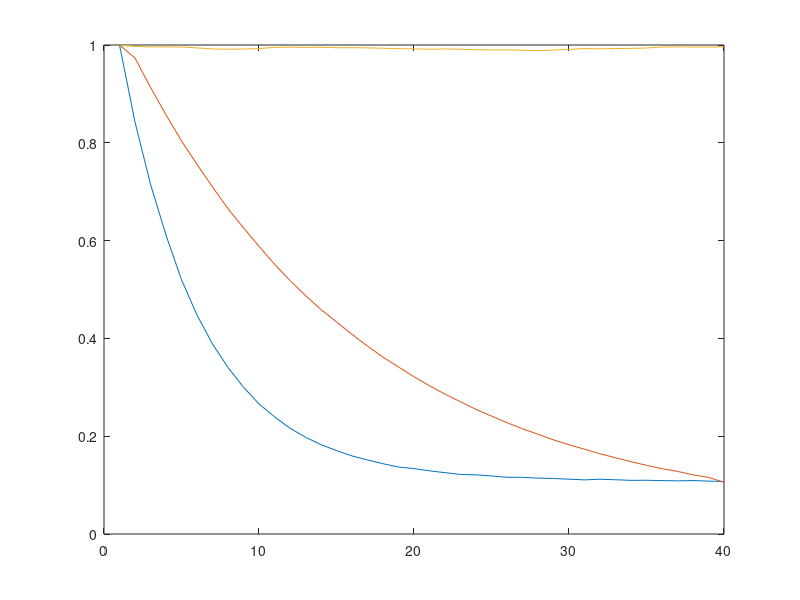

Reproduce this figure in MATLAB.
clc; clear; close all;
ch1 = [1	1	1	1	1	1	1	1	1	1
0.997226203	0.995685811	0.998440541	0.996199386	0.996802832	0.99674183	0.996795205	0.9961622	0.996104162	1.00057098
0.996060032	0.993584415	0.996503483	0.997733744	0.995244775	0.995087369	0.995166802	0.998314644	0.995188076	0.997488257
0.996117744	0.995512851	0.995973589	0.9939631	0.996529636	0.994828743	0.994624451	0.999395898	0.994888681	1.000086088
0.997665331	0.995490805	0.993136889	0.99417962	0.995142734	0.995552781	0.996362605	0.997930864	0.994347301	0.999730584
0.994364057	0.991473785	0.997101544	0.992800475	0.983304491	0.994065009	0.998072338	0.999642663	0.992410185	0.9979946
0.996673879	0.995069511	0.995101553	0.995138554	0.96394688	0.993335931	0.995594011	0.996730733	0.991497802	0.997523363
0.995790428	0.995194801	0.98996171	0.991073363	0.967573012	0.995249247	0.995788912	0.995217727	0.992053997	0.996105216
0.994483243	0.992770695	0.990526146	0.99104476	0.966461767	0.993709005	0.995406412	1.005309034	0.993194784	0.994524281
0.994475472	0.992473943	0.989893413	0.989099235	0.954413965	0.992915714	0.993612765	1.020282186	1.005292191	0.994125704
0.993590981	0.991638509	0.989852199	0.994963045	0.9545389	0.993115512	0.993307102	1.021705214	1.024417661	0.994562232
0.995588832	0.993308295	0.989659605	0.991433213	0.959727152	0.992019087	0.99302166	1.023552272	1.024299755	0.993726388
0.993057713	0.991699823	0.991159664	0.991423749	0.961076573	0.990948382	0.989887636	1.023449424	1.024568902	0.993282122
0.994413058	0.991687843	0.98825689	0.993205753	0.961183353	0.991786983	0.993016717	1.024285666	1.022992912	0.994203542
0.993095082	0.989258164	0.988039306	0.990607198	0.961091098	0.989864387	0.993722853	1.021399477	1.02532634	0.992128554
0.992825182	0.989991768	0.989664577	0.989753842	0.960116974	0.989643968	0.994291828	1.020391704	1.026260329	0.991873306
0.992687187	0.988785788	0.987616569	0.988144402	0.959647513	0.989470405	0.995056827	1.020207419	1.026548612	0.993685876
0.992934072	0.989555333	0.986875371	0.988526125	0.959611017	0.989922643	0.992531769	1.018476899	1.022963899	0.991836549
0.99154804	0.988785539	0.985809826	0.986438006	0.959338684	0.988982081	0.989838771	1.016747198	1.024396056	0.992550345
0.992528702	0.991074038	0.984405933	0.987438372	0.959414999	0.988804451	0.98786213	1.016937684	1.021388526	0.992662322
0.990245854	0.986981062	0.981774648	0.986305823	0.957708866	0.988259017	0.988316636	1.020950642	1.021984229	0.990572541
0.991141432	0.989084205	0.985481422	0.985191465	0.956511459	0.988603679	0.98925171	1.021350685	1.02300032	0.99080833
0.990870046	0.987976727	0.982198564	0.984314028	0.957005291	0.989461183	0.991696111	1.015225885	1.02205522	0.993331112
0.990519715	0.988246858	0.982394036	0.981805068	0.956946085	0.988082418	0.988804843	1.015786461	1.020878011	0.990385514
0.988986482	0.986830148	0.983332537	0.982968849	0.956791362	0.986205132	0.987029169	1.016158423	1.020561332	0.990446396
0.98925178	0.987788543	0.984243825	0.98523784	0.955088245	0.986589548	0.986518833	1.016768259	1.019053245	0.990874105
0.988939807	0.985052959	0.982375457	0.982952024	0.955431601	0.98737671	0.986165428	1.017302509	1.019973036	0.987930271
0.98743449	0.983412208	0.982733037	0.982946556	0.956317225	0.985533163	0.987180147	1.014192721	1.017456884	0.98592635
0.988852645	0.986987302	0.981122682	0.98299924	0.958161894	0.98772607	0.985059269	1.018607244	1.018416182	0.989513141
0.986721849	0.983629927	0.980590564	0.982907858	0.982710711	0.986859172	0.986261586	1.016306202	1.017862456	0.986600659
0.985650017	0.981570876	0.983728453	0.982333696	1.003892804	0.986458603	0.984548259	1.013828013	1.018677304	0.986593034
0.986423538	0.981679195	0.981044572	0.980716369	1.005048977	0.985417684	0.984196764	1.011532822	1.017362436	0.988100171
0.988082193	0.984710533	0.980060931	0.981562889	1.005312633	0.986000695	0.986458958	1.012288915	1.01654697	0.987008908
0.985112294	0.981200247	0.979822413	0.980855072	1.005147694	0.984484626	0.998519205	1.013056592	1.016575367	0.986158384
0.984399603	0.980959318	0.979388554	0.981085788	1.005270536	0.986057174	1.008358034	1.013432065	1.014143786	0.986171869
0.984469937	0.981131446	0.983095982	0.981218603	1.005490311	0.985910992	1.026536698	1.010346614	1.014412316	0.986189166
0.983641871	0.978445696	0.982114435	0.98250931	1.004565915	0.984898714	1.034140967	1.011773035	1.013181401	0.986607088
0.983194924	0.981782522	0.979711594	0.97846494	1.004867482	0.984268675	1.034939105	1.011300331	1.014575902	0.98663366
0.983836143	0.982068043	0.978424539	0.979239427	1.004844588	0.984155315	1.035101428	1.010757774	1.014103661	0.986022623
0.984326151	0.980825542	0.979238614	0.979591075	1.004753687	0.98298345	1.037382158	1.009700975	1.016043864	0.988036843
];
ch1= mean(ch1,2);

ch2 = [1	1	1	1	1	1	1
0.967704705	0.952370443	0.952793321	0.963989739	1.001058291	0.974659433	1.001218229
0.90260918	0.894276287	0.893271723	0.907215366	0.942987766	0.911563441	0.942268596
0.845231961	0.83415542	0.837511917	0.856098016	0.889082674	0.853948202	0.885518103
0.797165145	0.778650747	0.7812678	0.806726294	0.830876688	0.804367971	0.826323242
0.744074731	0.730417959	0.73336359	0.761073651	0.785319392	0.755587676	0.782229676
0.697259949	0.684035326	0.687704271	0.716639989	0.73866994	0.709975447	0.732211086
0.659013623	0.636714741	0.642870415	0.675511188	0.693188841	0.666382861	0.683592668
0.613827003	0.599126785	0.602827893	0.637654703	0.65395589	0.62502376	0.650162562
0.576456586	0.559247285	0.56412865	0.601472838	0.619193159	0.586139712	0.611717149
0.544393149	0.522413368	0.527686483	0.565779157	0.578258477	0.552772058	0.570495123
0.507800746	0.490449444	0.493860817	0.533159559	0.545849384	0.516561064	0.540830453
0.476628676	0.460221651	0.464479243	0.503566705	0.515819329	0.485355615	0.507780054
0.451902269	0.42921407	0.435578935	0.475624802	0.485416755	0.457092508	0.478099563
0.432601348	0.404731691	0.408670702	0.447650353	0.458756297	0.429047204	0.454446932
0.409848313	0.378987674	0.384244946	0.422823955	0.43462727	0.402435451	0.424782261
0.386229674	0.355424855	0.360900515	0.399074521	0.407331838	0.380369872	0.400386036
0.362167927	0.334142547	0.337863729	0.376410927	0.385056936	0.356846982	0.379644499
0.341651038	0.313864398	0.319118736	0.355939725	0.365643652	0.336856487	0.357257561
0.322607737	0.293755448	0.299210176	0.336004047	0.344892689	0.318592587	0.336634682
0.303760228	0.27718129	0.281165759	0.317796247	0.325818059	0.297948677	0.318068553
0.287344655	0.260511496	0.264543818	0.300848849	0.308919274	0.279981784	0.300491247
0.271057892	0.244338266	0.24886004	0.283960626	0.292994116	0.265994773	0.285208009
0.25618289	0.230180712	0.233039193	0.267675976	0.277382212	0.250760336	0.268928037
0.240957524	0.217369395	0.220702952	0.253992017	0.26305719	0.235858546	0.25612081
0.228375343	0.204061515	0.207017341	0.239938222	0.249553401	0.223174402	0.241430865
0.215509779	0.192651608	0.194778572	0.226425868	0.237607417	0.209809124	0.229889331
0.204241462	0.182565868	0.184994868	0.214490498	0.22635567	0.199552511	0.21524685
0.193957256	0.170034097	0.173636389	0.203170536	0.214291157	0.188816727	0.203760689
0.183822469	0.161537358	0.16305159	0.192542908	0.205062862	0.177653255	0.19380127
0.173924692	0.154055814	0.154851798	0.18221115	0.195241925	0.169107397	0.184648731
0.166268214	0.145033086	0.145808267	0.172530304	0.184311899	0.160541739	0.173858701
0.15721028	0.13826512	0.137675487	0.163716356	0.176785336	0.150819737	0.167213815
0.149038561	0.131236	0.130176271	0.155804809	0.169004783	0.142123396	0.158140381
0.142556831	0.123191684	0.123395908	0.147366615	0.160123608	0.135688262	0.150696526
0.135080687	0.117505122	0.116600315	0.13996988	0.153426745	0.128540314	0.144130746
0.128717463	0.112734442	0.110752023	0.133401581	0.147762774	0.122853635	0.139930229
0.122859174	0.105550835	0.104123959	0.126342137	0.140430936	0.116268018	0.131568747
0.117227592	0.100846364	0.09911636	0.120785711	0.135359607	0.111405037	0.125841488
0.108983739	0.09079005	0.088887941	0.109243847	0.124412649	0.101984001	0.116388346
];
ch2 = mean(ch2,2);

ch3 = [1	1	1	1	1	1	1	1	1	1	1	1
0.832325377	0.83754333	0.831564872	0.83530528	0.859964936	0.826727658	0.832317397	0.846869417	0.859328835	0.83681913	0.845983769	0.862686751
0.697876297	0.70298818	0.694562631	0.707417304	0.739446129	0.695359483	0.713169134	0.723432655	0.734492109	0.705384599	0.728745812	0.741666914
0.589667004	0.608385053	0.587852896	0.609406551	0.647781141	0.58566229	0.598422873	0.608230486	0.631276653	0.594783132	0.626877155	0.644698552
0.492187307	0.523528553	0.496656999	0.523833659	0.567262221	0.495447832	0.504602274	0.512221834	0.536914832	0.500821452	0.544415882	0.542015952
0.41857767	0.455645112	0.417328031	0.457480152	0.505130482	0.423931545	0.426710982	0.429417281	0.464216594	0.42625207	0.477099318	0.470306298
0.359564892	0.398187149	0.35328135	0.402258886	0.453113608	0.365220684	0.365128666	0.362910788	0.405194808	0.36684515	0.423435755	0.409461743
0.309043634	0.353200013	0.301993065	0.367426792	0.405553459	0.314444137	0.314327231	0.312565456	0.353989977	0.319252521	0.37875431	0.354538985
0.271160919	0.311237815	0.259393687	0.324033151	0.367766333	0.278668086	0.277983129	0.269249988	0.312443659	0.278439025	0.343017045	0.308249004
0.240724741	0.283459402	0.223596084	0.284225913	0.33957776	0.245627769	0.240603379	0.232663203	0.276570106	0.243232695	0.309138724	0.272639859
0.213209581	0.259532507	0.194947583	0.254877831	0.315522509	0.220445018	0.213603967	0.20485177	0.248370931	0.215100101	0.283394236	0.253086917
0.188146429	0.234283081	0.171271614	0.235372588	0.289173648	0.198717752	0.192531206	0.17804656	0.224310198	0.193329463	0.265178094	0.224354766
0.172553957	0.21881018	0.151890894	0.215297657	0.269541079	0.183174886	0.176318638	0.159989322	0.202258436	0.177407909	0.248493117	0.200178332
0.155019624	0.205386145	0.136023942	0.200437099	0.256023387	0.171341636	0.159807898	0.143951373	0.190334313	0.157026428	0.234905368	0.181817797
0.145664141	0.191912868	0.122148319	0.191883662	0.246712775	0.159005243	0.147876076	0.130747274	0.176369945	0.144354128	0.222405672	0.168957586
0.133206619	0.185701196	0.112203254	0.181201495	0.229131265	0.149215267	0.139250974	0.120513926	0.164883675	0.133075285	0.213256628	0.153829047
0.127208248	0.173765008	0.103670644	0.171275535	0.218043353	0.145067319	0.132999315	0.1132924	0.15621861	0.124890867	0.204473304	0.146416212
0.120387055	0.171369681	0.096151063	0.161017087	0.209668909	0.134854361	0.127740567	0.105646481	0.14680386	0.118888029	0.196307605	0.136059421
0.114421597	0.162931515	0.091369559	0.156783956	0.199390924	0.130580201	0.121035688	0.096823213	0.139458792	0.112238995	0.19006762	0.12799002
0.108990974	0.158485562	0.084567783	0.156656233	0.197259015	0.132029936	0.117219095	0.092503987	0.136655064	0.106664086	0.185431639	0.128568221
0.105856023	0.156396246	0.081899172	0.150416015	0.189115776	0.123276947	0.116166551	0.089601687	0.132559855	0.103350321	0.180117334	0.12079957
0.104983832	0.15361049	0.080081506	0.144315684	0.186406563	0.12131213	0.111333194	0.086706231	0.126150283	0.09924306	0.179451148	0.111705079
0.101659632	0.149572552	0.075664693	0.140072417	0.181352677	0.11718806	0.107973797	0.082154274	0.121322867	0.097096961	0.177622554	0.109820101
0.102712843	0.149150468	0.074813747	0.141878796	0.182727141	0.116301163	0.107517595	0.082469146	0.116169821	0.093995011	0.172598092	0.111656366
0.099084199	0.15002981	0.072133558	0.136765791	0.176687442	0.114982757	0.106031708	0.080093914	0.116795324	0.093973507	0.169742145	0.108159626
0.097660718	0.147400577	0.07129419	0.135356775	0.171189585	0.114174316	0.100887258	0.079471015	0.112945717	0.091339268	0.167358144	0.102900748
0.09645117	0.146093875	0.069152354	0.136881351	0.169503065	0.115357982	0.103710941	0.078006174	0.115175454	0.088600735	0.170748252	0.101077191
0.097265763	0.142796343	0.068833973	0.13440797	0.169300229	0.112547202	0.102214121	0.076650855	0.111533735	0.086364321	0.168632849	0.100524405
0.096270149	0.145314778	0.068532958	0.13649007	0.166538535	0.111590376	0.099013749	0.075227084	0.109340793	0.088588908	0.16509099	0.100564646
0.093299762	0.143079491	0.0664027	0.135628441	0.165410878	0.11064549	0.101483601	0.07459734	0.109419901	0.086371847	0.161424695	0.097307235
0.093061144	0.143086525	0.06483395	0.130468807	0.166500237	0.110619907	0.098367711	0.072940838	0.109246047	0.084221448	0.159593066	0.095860673
0.091802227	0.145184635	0.06492657	0.129706519	0.171558379	0.113074223	0.098831864	0.074241397	0.107778873	0.085157947	0.162543097	0.099043956
0.09404853	0.140401015	0.064903415	0.128632018	0.166284635	0.110335076	0.099144944	0.074693171	0.109147623	0.084747221	0.163125819	0.09595598
0.093875737	0.136938166	0.064295597	0.128374543	0.164676129	0.110962726	0.096896732	0.072331629	0.107238917	0.084116079	0.159228864	0.097709646
0.092098442	0.139570916	0.064503991	0.131409503	0.164399534	0.107993328	0.099423237	0.072578051	0.104761738	0.082874223	0.163260877	0.095619226
0.093423185	0.139315907	0.06354306	0.132923942	0.164027903	0.108900691	0.097840942	0.072461685	0.106790026	0.080650711	0.158183303	0.092912482
0.090946492	0.138934273	0.063670412	0.13158791	0.166090309	0.107442428	0.094745923	0.070106988	0.102754608	0.083083887	0.160228901	0.094316685
0.08966289	0.139321183	0.063514116	0.128441446	0.164444924	0.107708497	0.09953853	0.072228953	0.105437834	0.08334086	0.161706951	0.095742067
0.089885052	0.138128795	0.062541607	0.128986806	0.165406623	0.106379858	0.098961072	0.070688817	0.105493026	0.07919274	0.157416962	0.095284589
0.090535081	0.136301523	0.061945366	0.12548758	0.161930037	0.107309394	0.09458988	0.070647747	0.105638363	0.08156248	0.16063104	0.091787849
];
ch3 = mean(ch3,2);
% ch3 = imgaussfilt(ch3,5);
plot(ch3);hold on;
plot(ch2);hold on;
plot(ch1);
save H2A_mito_MAP4.mat
